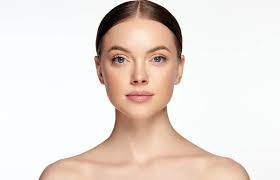
#> input picture Bootcamp/OpenCV/face.jpg, 280 x 180 px
$ python video2.py
#> lines starting #> are read from the running program, lines starting #| are printed output that depends on the picture; after the words box and inside, x2 and y2 are one past the last pixel; in counts of white or black regions, pixels touching at a corner belong together
import cv2

# Creating a face detector based on Hass Cascade algorithm
face_cascades = cv2.CascadeClassifier(cv2.data.haarcascades + "haarcascade_frontalface_default.xml")

# Assigning the picture to the variable and coloring it to gray to make it easier to detect the face
img_original = cv2.imread("face.jpg")
#> img_original is the input picture: shape (180, 280, 3); mean B, G, R 215.4, 222.4, 234
img_gray = cv2.cvtColor(img_original, cv2.COLOR_BGR2GRAY)     # converts the image to gray color space
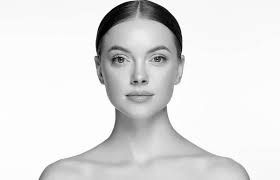
#> img_gray: shape (180, 280); min 0, max 255, mean 225

# Finding the coordinates of the face
faces = face_cascades.detectMultiScale(img_gray)
#> faces = [[92, 21, 94, 94]]
print(faces)    # returns the coordinates of the beginning of the fase and its size in pixels
#| [[92 21 94 94]]

# Overalying the face border on the original image
for (x, y, w, h) in faces:
    # rectangle (img, beginnning coordinates, end coordinates, color, thickness)
    cv2.rectangle(img_original, (x, y), (x + w, y + h), (0, 0, 255), 2)
#> this loop made 1 pass
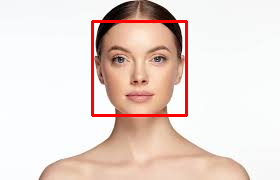
#> img_original: shape (180, 280, 3); 2.23% of pixels changed, all inside (x1, y1, x2, y2) = (91, 20, 188, 117)

# Displaying the original picture with the face border
cv2.imshow('Result', img_original)
cv2.waitKey(0)
